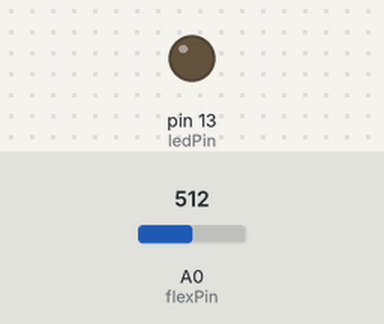
Bench run of a sketch on a simulated Arduino Uno, built with avr-gcc and run on an emulated ATmega328P. Parts: output pins drawn as LEDs (lit = HIGH). The inputs (shaded band) are chosen by the test bench; at power-on: A0 (flexPin) = 512. What the sketch prints to the serial monitor is not drawn.

Above: at 0.1 s.
At 5.1 s:
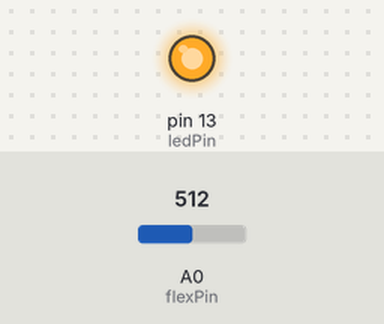
Timing chart, 0 to 6.6 s (numbered marks = the images above):
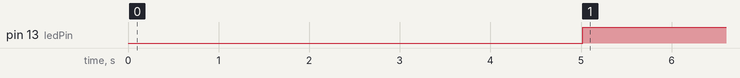

The sketch:

arduino-sensoren-2-kap5-candy-waechter.ino
```cpp
// Flex-Sensor
// Datei: arduino-sensoren-2-kap5-candy-waechter.ino

// Eingang Sensor
int flexPin = A0;
// Ausgang LED
int ledPin =  13;

int valFlex = 0;
// Schaltschwelle
int valFlexAlarm = 230;
unsigned long startAlarm=0;
// Zeit für Alarmauslösung
unsigned long AlarmMeldung=5000;
int valState = 0;


void setup()
{
  // Ausgang LED
  pinMode(ledPin, OUTPUT);
  // Serielle Schnittstelle
  Serial.begin(9600);
  Serial.println("Flex-Sensor...");
}

void loop()
{
  // Aktuelle Zeit
  unsigned long currentMillis = millis();
  // Wert des Flex-Sensors einlesen
  valFlex = analogRead(flexPin);
  // Ausgabe Sensorwert
  Serial.print("Wert: ");
  Serial.println(valFlex);

  // Wert ist grösser als Alarmschwelle -> Schrank geöffnet
  if (valFlex >= valFlexAlarm)
  {
    if (valState == 0)
    {
      valState = 1;
      startAlarm = millis();
     Serial.println("Alarm - Schrank offen");
    }

    // Alarm auslösen nach 5 Sekunden
    if (currentMillis-startAlarm >= AlarmMeldung)
    {
      // Alarmanzeige einschalten
      digitalWrite(ledPin, HIGH);
      // Alarmmeldung ausgeben
      Serial.println("ALARM-ALARM");
    }


  }
  else
  {
    // Zustände zurücksetzen
    valState = 0;
    digitalWrite(ledPin, LOW);
  }
 delay(100);
}
```

Measured:
- by itself, pin 13 (ledPin): LOW → HIGH at 5.0 s
